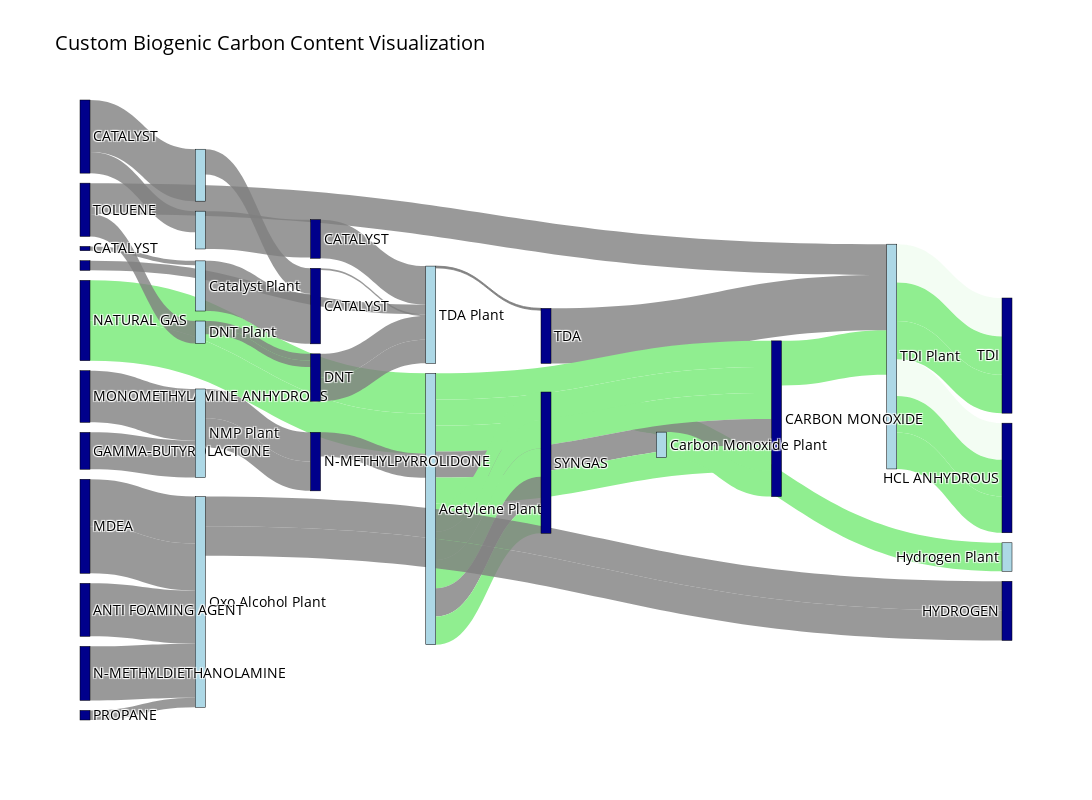

Notebook code for this chart:
### Code cell
# Sankey Visualisation

# Extract LP results for the Sankey diagram
beta_t_res = results["beta_t_res"]
beta_d_res = results["beta_d_res"]

graph = pickle.load(open("data/newest_graph_2.pkl", "rb"))

# Initialize the generator
generator = SankeyDiagramGenerator(graph, beta_d_res, beta_t_res)

# Prepare the data
generator.prepare_data()

# Generate the diagram
fig = generator.generate_sankey_diagram(
    title="Custom Biogenic Carbon Content Visualization", width=1200, height=800
)

# Display the diagram
generator.display_diagram(fig)

# Save the diagram
generator.save_diagram(fig, "sankey_diagram.html", scale=3)

### Figure 1 — Plotly figure (JSON) as saved in the notebook; plotly's stock layout.template omitted (floating-point values rounded to 4 significant figures)
{"data": [{"link": {"color": ["rgba(128, 128, 128, 0.8)", "rgba(128, 128, 128, 0.8)", "rgba(128, 128, 128, 0.8)", "rgba(128, 128, 128, 0.8)", "rgba(144, 238, 144, 1.10)", "rgba(128, 128, 128, 0.8)", "rgba(144, 238, 144, 1.10)", "rgba(144, 238, 144, 1.10)", "rgba(128, 128, 128, 0.8)", "rgba(144, 238, 144, 1.10)", "rgba(144, 238, 144, 1.10)", "rgba(128, 128, 128, 0.8)", "rgba(128, 128, 128, 0.8)", "rgba(128, 128, 128, 0.8)", "rgba(128, 128, 128, 0.8)", "rgba(128, 128, 128, 0.8)", "rgba(128, 128, 128, 0.8)", "rgba(128, 128, 128, 0.8)", "rgba(128, 128, 128, 0.8)", "rgba(128, 128, 128, 0.8)", "rgba(128, 128, 128, 0.8)", "rgba(128, 128, 128, 0.8)", "rgba(128, 128, 128, 0.8)", "rgba(128, 128, 128, 0.8)", "rgba(128, 128, 128, 0.8)", "rgba(128, 128, 128, 0.8)", "rgba(128, 128, 128, 0.8)", "rgba(144, 238, 144, 0.11)", "rgba(144, 238, 144, 1.10)", "rgba(144, 238, 144, 1.10)", "rgba(144, 238, 144, 0.11)", "rgba(144, 238, 144, 1.10)", "rgba(144, 238, 144, 1.10)", "rgba(128, 128, 128, 0.8)", "rgba(128, 128, 128, 0.8)", "rgba(144, 238, 144, 1.10)", "rgba(144, 238, 144, 1.10)", "rgba(144, 238, 144, 1.10)", "rgba(128, 128, 128, 0.8)", "rgba(144, 238, 144, 1.10)", "rgba(144, 238, 144, 1.10)", "rgba(144, 238, 144, 1.10)", "rgba(144, 238, 144, 1.10)", "rgba(128, 128, 128, 0.8)", "rgba(144, 238, 144, 1.10)", "rgba(128, 128, 128, 0.8)", "rgba(128, 128, 128, 0.8)", "rgba(128, 128, 128, 0.8)", "rgba(128, 128, 128, 0.8)", "rgba(144, 238, 144, 1.10)", "rgba(128, 128, 128, 0.8)", "rgba(128, 128, 128, 0.8)"], "hovertemplate": "%{label}", "label": ["[C]", "[C]", "[C]", "[C]", "[C-]#[O+]", "[C]", "C", "CC", "C[Si](C)(C)O[Si](C)(C)O[Si](C)(C)C", "[C-]#[O+]", "[C-]#[O+]", "Cc1c([N+](=O)[O-])cccc1[N+](=O)[O-]", "Cc1ccc([N+](=O)[O-])cc1[N+](=O)[O-]", "[C]", "CCC", "CN", "Cc1ccc(N)cc1N", "CN1CCCC1=O", "O=C1CCCO1", "C1CNCCN1", "CN(CCO)CCO", "Cc1ccccc1", "Cc1ccccc1", "CN(CCO)CCO", "[C]", "[C]", "[C]", "Cc1ccc(N=C=O)cc1N=C=O", "O=C=O", "[C-]#[O+]", "Cc1ccc(N=C=O)cc1N=C=O", "O=C=O", "[C-]#[O+]", "Cc1ccc(N)c(N)c1.Cc1cccc(N)c1N", "Cc1ccc(N)cc1N", "C#C", "C#CC", "C=C=C", "CN1CCCC1=O", "[C-]#[O+]", "C#C", "C#CC", "C=C=C", "CN1CCCC1=O", "[C-]#[O+]", "C", "[C-]#[O+]", "CCCCO", "CN1CCCC1=O", "[C-]#[O+]", "Cc1c([N+](=O)[O-])cccc1[N+](=O)[O-]", "Cc1ccc([N+](=O)[O-])cc1[N+](=O)[O-]"], "source": [30, 8, 8, 7, 14, 29, 4, 4, 15, 13, 13, 21, 21, 23, 0, 9, 22, 26, 19, 12, 12, 20, 20, 16, 25, 18, 11, 5, 5, 5, 5, 5, 5, 24, 24, 10, 10, 10, 10, 10, 10, 10, 10, 10, 10, 2, 2, 27, 27, 28, 31, 31], "target": [25, 18, 11, 24, 5, 24, 10, 10, 2, 17, 28, 24, 24, 24, 2, 27, 5, 10, 27, 2, 2, 5, 31, 2, 23, 29, 23, 1, 1, 1, 3, 3, 3, 22, 22, 14, 14, 14, 14, 14, 13, 13, 13, 13, 13, 6, 6, 26, 26, 14, 21, 21], "value": [0.07274, 0.3593, 0.8809, 0.1638, 0.7567, 0.6545, 0.6808, 0.6808, 0.8992, 0.4837, 0.007866, 0.4016, 0.4016, 0.02795, 0.1629, 0.8769, 0.9335, 0.4107, 0.6253, 0.7976, 0.7976, 0.5239, 0.3794, 0.9163, 0.8504, 0.641, 0.4307, 0.6509, 0.6509, 0.6509, 0.6195, 0.6195, 0.6195, 0.01515, 0.01515, 0.4414, 0.4414, 0.4414, 0.4414, 0.4414, 0.479, 0.479, 0.479, 0.479, 0.479, 0.5017, 0.5017, 0.4961, 0.4961, 0.4344, 0.1123, 0.1123]}, "node": {"color": ["darkblue", "darkblue", "lightblue", "darkblue", "darkblue", "lightblue", "darkblue", "darkblue", "darkblue", "darkblue", "lightblue", "lightblue", "darkblue", "darkblue", "darkblue", "darkblue", "darkblue", "lightblue", "lightblue", "darkblue", "darkblue", "darkblue", "darkblue", "darkblue", "lightblue", "lightblue", "darkblue", "lightblue", "lightblue", "darkblue", "darkblue", "lightblue"], "label": ["PROPANE", "TDI", "Oxo Alcohol Plant", "HCL ANHYDROUS", "NATURAL GAS", "TDI Plant", "HYDROGEN", "", "CATALYST", "MONOMETHYLAMINE ANHYDROUS", "Acetylene Plant", "", "MDEA", "SYNGAS", "CARBON MONOXIDE", "ANTI FOAMING AGENT", "N-METHYLDIETHANOLAMINE", "Hydrogen Plant", "", "GAMMA-BUTYROLACTONE", "TOLUENE", "DNT", "TDA", "CATALYST", "TDA Plant", "Catalyst Plant", "N-METHYLPYRROLIDONE", "NMP Plant", "Carbon Monoxide Plant", "CATALYST", "CATALYST", "DNT Plant"], "line": {"color": "black", "width": 0.5}, "pad": 10, "thickness": 10}, "type": "sankey", "visible": true}], "layout": {"font": {"color": "black", "size": 14}, "height": 800, "title": {"text": "Custom Biogenic Carbon Content Visualization"}, "width": 1200}}
